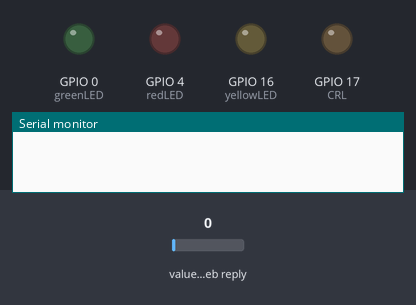
A program run on a simulated ESP32. On the bench: output pins drawn as LEDs (lit = HIGH), the last lines printed to the serial monitor. The inputs (shaded band) are chosen by the test bench; at power-on: value in the web reply 0. WiFi joins after 1.5 s; servers stay silent unless stated; web services answer with replies made up by the test bench; pins used as bus, display or sensor lines are not drawn.

Above: at 0.1 s.
At 3.3 s:
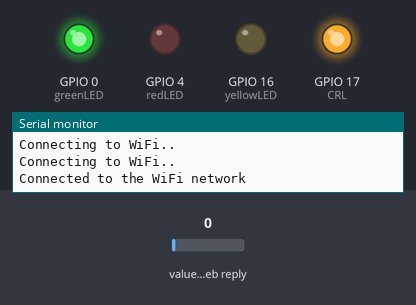
Timing chart, 0 to 4.8 s (numbered marks = the images above):
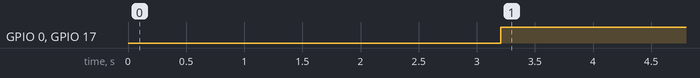

The program:

main.cpp
```cpp
#include <Arduino.h>
#include <WiFi.h>
#include <HTTPClient.h>
#include <ArduinoJson.h>
#include <SPI.h>

//Define 7-Segment Constants & functions
const byte numsec[10] = {0b11101011, 0b10000001, 0b01110011, 0b11010011, 0b10011001,
                         0b11011010, 0b11111010, 0b10000011, 0b11111011, 0b11011011};
static const int spiClk = 1000000; // 1 MHz
SPIClass *vspi = NULL;
void sent56(int in5, int in6);
void sent11sec(byte data[]);
void vspiCommand(byte data);
//End defining 7-Segment Constants & functions

//Define FIBO Super Secret Wifi Password
const char *ssid = "FIBOWIFI";
const char *password = "Fibo@2538";
//End defining FIBO Super Secret Wifi Password

//Parameters
double daily = 0; //Daily money usage
double monthly = 0; //Monthly money usage
const int yellowLED = 16; //Yellow LED
const int redLED = 4;  //Red LED
const int greenLED = 0;  //Green LED

void setup()
{
    //Initialize SPI class for 7-Segment Display
    vspi = new SPIClass(VSPI);
    vspi->begin();
    pinMode(1, OUTPUT);  //RCLK
    pinMode(22, OUTPUT); //OE
    pinMode(17, OUTPUT); //CRL
    sent56(88888, 888888); //Check every digit by showing 88888 and 888888 respectively

    //Set LED Pin Mode
    pinMode(yellowLED, OUTPUT);
    pinMode(redLED, OUTPUT);
    pinMode(greenLED, OUTPUT);

    //Initial Serial Port for debugging
    Serial.begin(9600);

    //Connect to WIFI
    WiFi.begin(ssid, password);
    while (WiFi.status() != WL_CONNECTED)
    {
        delay(1000);
        Serial.println("Connecting to WiFi..");
    }

    //Response to serial port
    delay(1000);
    Serial.println("Connected to the WiFi network");
}

void loop()
{
    if ((WiFi.status() == WL_CONNECTED))
    {
        //Task 1: Retrieve latest MATLAB values
        HTTPClient http;
        http.begin("https://api.thingspeak.com/channels/581739/feeds.json?results=1"); //Specify the URL
        int httpCode = http.GET(); //Make the request
        if (httpCode > 0)
        {
            String payload = http.getString();
            StaticJsonBuffer<1024> jsonBuffer;
            JsonObject &root = jsonBuffer.parseObject(payload);
            daily = root["feeds"][0]["field1"];
            monthly = root["feeds"][0]["field2"];
        } else {
            Serial.println("Error on HTTP request");
        }
        http.end(); //Free up the resources

        //Task 2: Show Money on 7-Segments
        digitalWrite(22, LOW);
        digitalWrite(17, HIGH);
        sent56(daily, monthly);

        //Task 3: Display light according to power consumption
        if (daily < 700 && daily >= 0) {
            digitalWrite(greenLED, 1); digitalWrite(redLED, 0); digitalWrite(yellowLED, 0);
        } else if (daily >= 700 && daily < 1400) {
            digitalWrite(yellowLED, 1); digitalWrite(redLED, 0); digitalWrite(greenLED, 0);
        } else {
            digitalWrite(redLED, 1); digitalWrite(greenLED, 0); digitalWrite(yellowLED, 0);
        }
    }
    delay(20000);
}

void sent56(int in5, int in6)
{
    byte data[11];
    for (int i = 0; i < 5; i++)
    {
        data[i] = in5 % 10;
        in5 = (in5 - data[i]) / 10;
    }
    for (int i = 0; i < 6; i++)
    {
        data[5 + i] = in6 % 10;
        in6 = (in6 - data[5 + i]) / 10;
    }
    sent11sec(data);
}
void sent11sec(byte data[])
{
    for (int i = 10; i >= 0; i--)
    {
        digitalWrite(1, LOW);
        vspiCommand(numsec[data[i]]);
        digitalWrite(1, HIGH);
    }
}
void vspiCommand(byte data)
{

    //use it as you would the regular arduino SPI API
    vspi->beginTransaction(SPISettings(spiClk, MSBFIRST, SPI_MODE0));
    //pull SS slow to prep other end for transfer
    vspi->transfer(data);
    //pull ss high to signify end of data transfer
    vspi->endTransaction();
}
```

Measured:
- by itself, GPIO 0 (greenLED), GPIO 17 (CRL): LOW → HIGH at 3.2 s
